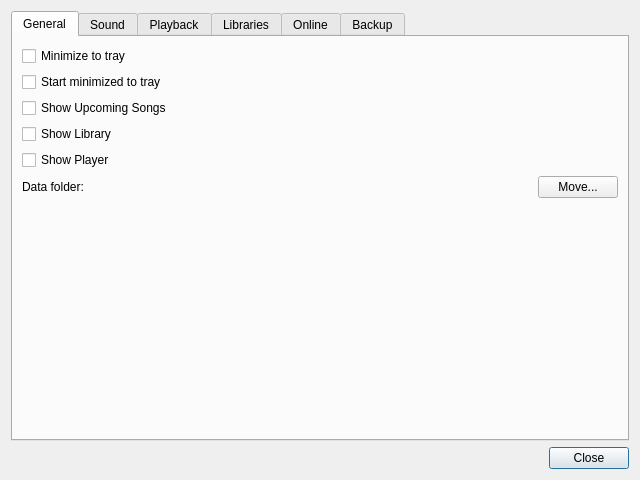
<?xml version="1.0" encoding="UTF-8"?>
<ui version="4.0">
 <class>settingsDialog</class>
 <widget class="QDialog" name="settingsDialog">
  <property name="geometry">
   <rect>
    <x>0</x>
    <y>0</y>
    <width>640</width>
    <height>480</height>
   </rect>
  </property>
  <property name="windowTitle">
   <string>Settings</string>
  </property>
  <layout class="QVBoxLayout" name="settingsLayout">
   <item>
    <widget class="QTabWidget" name="settingsTabs">
     <widget class="QWidget" name="generalTab">
      <attribute name="title">
       <string>General</string>
      </attribute>
      <layout class="QVBoxLayout" name="generalTabLayout">
       <item>
        <widget class="QCheckBox" name="generalMinimizeToTray">
         <property name="text">
          <string>Minimize to tray</string>
         </property>
        </widget>
       </item>
       <item>
        <widget class="QCheckBox" name="generalStartMinimized">
         <property name="toolTip">
          <string>Needs Minimize to tray, because the tray icon is how you open the window.</string>
         </property>
         <property name="text">
          <string>Start minimized to tray</string>
         </property>
        </widget>
       </item>
       <item>
        <widget class="QCheckBox" name="generalShowUpcoming">
         <property name="text">
          <string>Show Upcoming Songs</string>
         </property>
        </widget>
       </item>
       <item>
        <widget class="QCheckBox" name="generalShowLibrary">
         <property name="text">
          <string>Show Library</string>
         </property>
        </widget>
       </item>
       <item>
        <widget class="QCheckBox" name="generalShowPlayer">
         <property name="text">
          <string>Show Player</string>
         </property>
        </widget>
       </item>
       <item>
        <layout class="QHBoxLayout" name="generalDataFolderRow">
         <item>
          <widget class="QLabel" name="generalDataFolderTitle">
           <property name="text">
            <string>Data folder:</string>
           </property>
          </widget>
         </item>
         <item>
          <widget class="QLabel" name="generalDataFolder">
           <property name="sizePolicy">
            <sizepolicy hsizetype="Expanding" vsizetype="Preferred">
             <horstretch>1</horstretch>
             <verstretch>0</verstretch>
            </sizepolicy>
           </property>
           <property name="textInteractionFlags">
            <set>Qt::TextInteractionFlag::TextSelectableByMouse</set>
           </property>
          </widget>
         </item>
         <item>
          <widget class="QPushButton" name="generalDataFolderButton">
           <property name="text">
            <string>Move...</string>
           </property>
           <property name="autoDefault">
            <bool>false</bool>
           </property>
          </widget>
         </item>
        </layout>
       </item>
       <item>
        <widget class="QLabel" name="generalDataFolderPending">
         <property name="wordWrap">
          <bool>true</bool>
         </property>
        </widget>
       </item>
       <item>
        <spacer name="generalTabSpacer">
         <property name="orientation">
          <enum>Qt::Orientation::Vertical</enum>
         </property>
         <property name="sizeHint" stdset="0">
          <size>
           <width>20</width>
           <height>40</height>
          </size>
         </property>
        </spacer>
       </item>
      </layout>
     </widget>
     <widget class="QWidget" name="soundTab">
      <attribute name="title">
       <string>Sound</string>
      </attribute>
      <layout class="QVBoxLayout" name="soundTabLayout">
       <item>
        <widget class="QCheckBox" name="soundCrossfade">
         <property name="text">
          <string>Crossfade between songs</string>
         </property>
        </widget>
       </item>
       <item>
        <layout class="QHBoxLayout" name="soundCrossfadeRow">
         <item>
          <widget class="QLabel" name="soundCrossfadeLabel">
           <property name="text">
            <string>Crossfade length:</string>
           </property>
          </widget>
         </item>
         <item>
          <widget class="QDoubleSpinBox" name="soundCrossfadeSeconds">
           <property name="buttonSymbols">
            <enum>QAbstractSpinBox::ButtonSymbols::NoButtons</enum>
           </property>
           <property name="keyboardTracking">
            <bool>false</bool>
           </property>
           <property name="suffix">
            <string> seconds</string>
           </property>
           <property name="decimals">
            <number>1</number>
           </property>
           <property name="minimum">
            <double>0.500000000000000</double>
           </property>
           <property name="maximum">
            <double>30.000000000000000</double>
           </property>
           <property name="singleStep">
            <double>0.500000000000000</double>
           </property>
           <property name="value">
            <double>5.000000000000000</double>
           </property>
          </widget>
         </item>
         <item>
          <spacer name="soundCrossfadeRowSpacer">
           <property name="orientation">
            <enum>Qt::Orientation::Horizontal</enum>
           </property>
           <property name="sizeHint" stdset="0">
            <size>
             <width>40</width>
             <height>20</height>
            </size>
           </property>
          </spacer>
         </item>
        </layout>
       </item>
       <item>
        <widget class="QCheckBox" name="soundCrossfadeOnSkip">
         <property name="text">
          <string>Also crossfade when skipping songs</string>
         </property>
        </widget>
       </item>
       <item>
        <widget class="QCheckBox" name="soundFadeOnPause">
         <property name="text">
          <string>Fade smoothly when pausing or stopping</string>
         </property>
        </widget>
       </item>
       <item>
        <widget class="QCheckBox" name="soundSkipSilence">
         <property name="text">
          <string>Skip silence at the beginning and end of songs</string>
         </property>
        </widget>
       </item>
       <item>
        <widget class="QCheckBox" name="soundVolumeAdjustment">
         <property name="text">
          <string>Adjust the volume of levelled songs</string>
         </property>
        </widget>
       </item>
       <item>
        <layout class="QHBoxLayout" name="soundEqualiserRow">
         <item>
          <widget class="QPushButton" name="soundEqualiserButton">
           <property name="text">
            <string>Equaliser...</string>
           </property>
           <property name="autoDefault">
            <bool>false</bool>
           </property>
          </widget>
         </item>
         <item>
          <spacer name="soundEqualiserRowSpacer">
           <property name="orientation">
            <enum>Qt::Orientation::Horizontal</enum>
           </property>
           <property name="sizeHint" stdset="0">
            <size>
             <width>40</width>
             <height>20</height>
            </size>
           </property>
          </spacer>
         </item>
        </layout>
       </item>
       <item>
        <spacer name="soundTabSpacer">
         <property name="orientation">
          <enum>Qt::Orientation::Vertical</enum>
         </property>
         <property name="sizeHint" stdset="0">
          <size>
           <width>20</width>
           <height>40</height>
          </size>
         </property>
        </spacer>
       </item>
      </layout>
     </widget>
     <widget class="QWidget" name="playbackTab">
      <attribute name="title">
       <string>Playback</string>
      </attribute>
      <layout class="QVBoxLayout" name="playbackTabLayout">
       <item>
        <widget class="QCheckBox" name="playbackShuffle">
         <property name="text">
          <string>Shuffle</string>
         </property>
        </widget>
       </item>
       <item>
        <widget class="QCheckBox" name="playbackMiniPlayer">
         <property name="text">
          <string>Mini Player</string>
         </property>
        </widget>
       </item>
       <item>
        <layout class="QHBoxLayout" name="playbackRepeatRow">
         <item>
          <widget class="QLabel" name="playbackRepeatLabel">
           <property name="text">
            <string>Repeat:</string>
           </property>
          </widget>
         </item>
         <item>
          <widget class="QComboBox" name="playbackRepeat">
           <item>
            <property name="text">
             <string>Off</string>
            </property>
           </item>
           <item>
            <property name="text">
             <string>All songs</string>
            </property>
           </item>
           <item>
            <property name="text">
             <string>Current song</string>
            </property>
           </item>
          </widget>
         </item>
         <item>
          <spacer name="playbackRepeatRowSpacer">
           <property name="orientation">
            <enum>Qt::Orientation::Horizontal</enum>
           </property>
           <property name="sizeHint" stdset="0">
            <size>
             <width>40</width>
             <height>20</height>
            </size>
           </property>
          </spacer>
         </item>
        </layout>
       </item>
       <item>
        <spacer name="playbackTabSpacer">
         <property name="orientation">
          <enum>Qt::Orientation::Vertical</enum>
         </property>
         <property name="sizeHint" stdset="0">
          <size>
           <width>20</width>
           <height>40</height>
          </size>
         </property>
        </spacer>
       </item>
      </layout>
     </widget>
     <widget class="QWidget" name="librariesTab">
      <attribute name="title">
       <string>Libraries</string>
      </attribute>
      <layout class="QVBoxLayout" name="librariesTabLayout">
       <item>
        <layout class="QHBoxLayout" name="librariesButtonsRow">
         <item>
          <widget class="QPushButton" name="librariesAddButton">
           <property name="text">
            <string>Add Library...</string>
           </property>
           <property name="autoDefault">
            <bool>false</bool>
           </property>
          </widget>
         </item>
         <item>
          <widget class="QPushButton" name="librariesRescanButton">
           <property name="text">
            <string>Rescan Library</string>
           </property>
           <property name="autoDefault">
            <bool>false</bool>
           </property>
          </widget>
         </item>
         <item>
          <widget class="QPushButton" name="librariesRemoveButton">
           <property name="text">
            <string>Remove Library...</string>
           </property>
           <property name="autoDefault">
            <bool>false</bool>
           </property>
          </widget>
         </item>
         <item>
          <spacer name="librariesButtonsRowSpacer">
           <property name="orientation">
            <enum>Qt::Orientation::Horizontal</enum>
           </property>
           <property name="sizeHint" stdset="0">
            <size>
             <width>40</width>
             <height>20</height>
            </size>
           </property>
          </spacer>
         </item>
        </layout>
       </item>
       <item>
        <spacer name="librariesTabSpacer">
         <property name="orientation">
          <enum>Qt::Orientation::Vertical</enum>
         </property>
         <property name="sizeHint" stdset="0">
          <size>
           <width>20</width>
           <height>40</height>
          </size>
         </property>
        </spacer>
       </item>
      </layout>
     </widget>
     <widget class="QWidget" name="onlineTab">
      <attribute name="title">
       <string>Online</string>
      </attribute>
      <layout class="QVBoxLayout" name="onlineTabLayout">
       <item>
        <widget class="QCheckBox" name="lastFmScrobble">
         <property name="text">
          <string>Scrobble songs to Last.fm</string>
         </property>
        </widget>
       </item>
       <item>
        <widget class="QCheckBox" name="onlineDiscordPresence">
         <property name="text">
          <string>Show what I am playing on Discord</string>
         </property>
        </widget>
       </item>
       <item>
        <layout class="QHBoxLayout" name="onlineLastFmRow">
         <item>
          <widget class="QPushButton" name="onlineLastFmButton">
           <property name="text">
            <string>Last.fm Account...</string>
           </property>
           <property name="autoDefault">
            <bool>false</bool>
           </property>
          </widget>
         </item>
         <item>
          <spacer name="onlineLastFmRowSpacer">
           <property name="orientation">
            <enum>Qt::Orientation::Horizontal</enum>
           </property>
           <property name="sizeHint" stdset="0">
            <size>
             <width>40</width>
             <height>20</height>
            </size>
           </property>
          </spacer>
         </item>
        </layout>
       </item>
       <item>
        <spacer name="onlineTabSpacer">
         <property name="orientation">
          <enum>Qt::Orientation::Vertical</enum>
         </property>
         <property name="sizeHint" stdset="0">
          <size>
           <width>20</width>
           <height>40</height>
          </size>
         </property>
        </spacer>
       </item>
      </layout>
     </widget>
     <widget class="QWidget" name="backupTab">
      <attribute name="title">
       <string>Backup</string>
      </attribute>
      <layout class="QVBoxLayout" name="backupTabLayout">
       <item>
        <layout class="QHBoxLayout" name="backupButtonsRow">
         <item>
          <widget class="QPushButton" name="backupImportButton">
           <property name="text">
            <string>Import Settings...</string>
           </property>
           <property name="autoDefault">
            <bool>false</bool>
           </property>
          </widget>
         </item>
         <item>
          <widget class="QPushButton" name="backupExportButton">
           <property name="text">
            <string>Export Settings...</string>
           </property>
           <property name="autoDefault">
            <bool>false</bool>
           </property>
          </widget>
         </item>
         <item>
          <spacer name="backupButtonsRowSpacer">
           <property name="orientation">
            <enum>Qt::Orientation::Horizontal</enum>
           </property>
           <property name="sizeHint" stdset="0">
            <size>
             <width>40</width>
             <height>20</height>
            </size>
           </property>
          </spacer>
         </item>
        </layout>
       </item>
       <item>
        <spacer name="backupTabSpacer">
         <property name="orientation">
          <enum>Qt::Orientation::Vertical</enum>
         </property>
         <property name="sizeHint" stdset="0">
          <size>
           <width>20</width>
           <height>40</height>
          </size>
         </property>
        </spacer>
       </item>
      </layout>
     </widget>
    </widget>
   </item>
   <item>
    <widget class="QDialogButtonBox" name="settingsButtonBox">
     <property name="standardButtons">
      <set>QDialogButtonBox::StandardButton::Close</set>
     </property>
    </widget>
   </item>
  </layout>
 </widget>
 <resources/>
 <connections/>
</ui>
